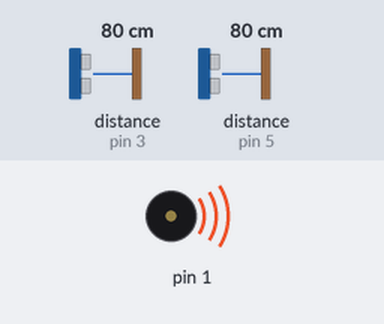
Recording of a sketch running on a simulated Arduino Uno, built with avr-gcc and run on an emulated ATmega328P. Parts: buzzer (waves = sounding). Inputs (shaded band) come from the test bench; at power-on: distance to the obstacle (sensors on pin 3, pin 5) 80 cm. The echo pulse lasts 58.3 µs per cm.

Above: at 1.5 s.
1.6 s: distance to the obstacle (sensor on pin 3) set to 2 cm
At 3.3 s:
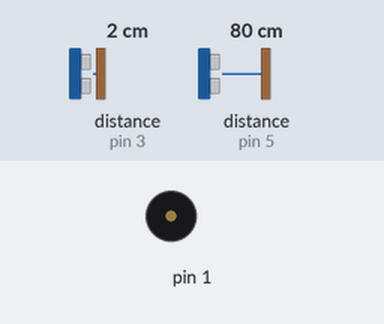
3.6 s: distance to the obstacle (sensor on pin 3) set to 4 cm
At 4.6 s:
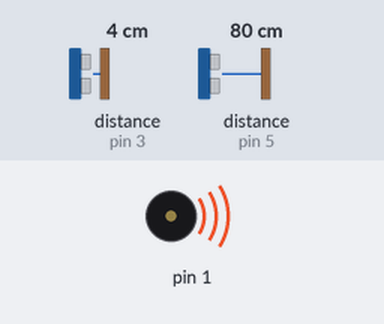
7.1 s: distance to the obstacle (sensor on pin 5) set to 9 cm
At 7.34 s:
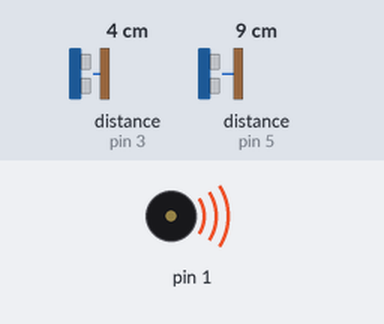
10.6 s: distance to the obstacle (sensor on pin 5) set to 2 cm
At 11.5 s:
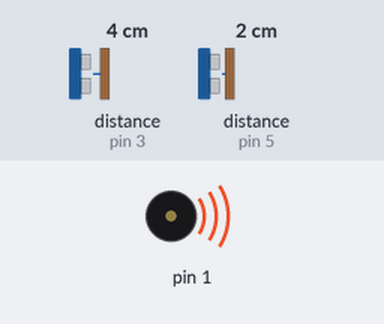
12.1 s: distance to the obstacle (sensor on pin 5) set to 4 cm
At 13.2 s:
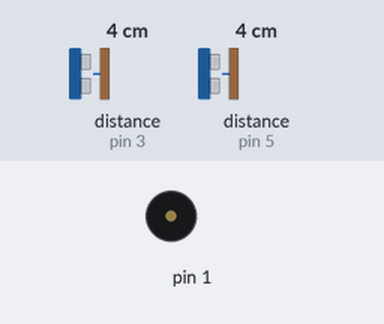
Timing chart, 0 to 14.6 s (numbered marks = the images above; inputs shaded):
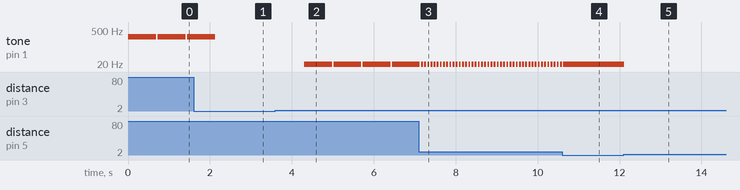

Measured:
- after the input at 1.6 s, tone on pin 1: goes on until 2.1 s, then stays silent
- after the input at 3.6 s, tone on pin 1: alternates 7 Hz for 0.68 s and silent for 0.04 s, starting after 0.71 s
- after the input at 7.1 s, tone on pin 1: alternates 7 Hz for 0.05 s and silent for 0.03 s, starting after 0.10 s
- after the input at 10.6 s, tone on pin 1: goes on until 10.6 s, then stays 7 Hz
- after the input at 12.1 s, tone on pin 1: 7 Hz → silent at once
- by itself, tone on pin 1: alternates 269 Hz for 0.68 s and silent for 0.04 s

The sketch:

DramaLab_Theremin2.ino
```cpp
/* DramaLab_Theremin2:
 *
 * Wiring: Sensor1 --> Arduino
 *          VCC   --> 5V
 *          Trig  --> D2
 *          Echo  --> D3
 *          GND   --> GND
 * Sensor2 --> Arduino
 *          VCC   --> 5V
 *          Trig  --> D4
 *          Echo  --> D5
 *          GND   --> GND
 *
 * Speaker: D1 and GND
 *
 * http://dramalab.unibz.it/
 * Max Stricker, 14.03.2015
 */


#include "Ultrasonic.h"
Ultrasonic pitch(2,3);
Ultrasonic duration(4,5);

void setup() {
  Serial.begin(9600);
}

void loop()
{
  int sensorReadingPitch = pitch.Ranging(CM);
  int sensorReadingDuration = duration.Ranging(CM);
  float frequency = map(sensorReadingPitch, 5, 60, 10, 200);
  float duration = map(sensorReadingDuration, 5, 60, 10, 500);
  tone(1, (int)frequency, (int)duration);
  delay((int)duration+30);
}
```
